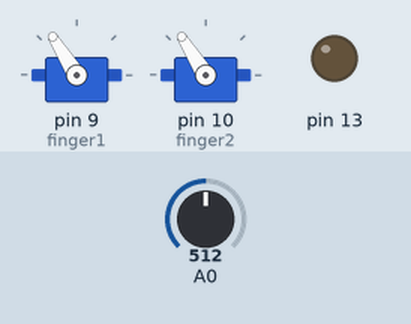
The sketch below on a simulated Arduino Nano, built with avr-gcc and run on an emulated ATmega328P. On the bench: 2 × servo, output pins drawn as LEDs (lit = HIGH). The test bench sets the inputs (shaded band); at power-on: A0 = 512.

Above: at 0.1 s.
At 25.0 s:
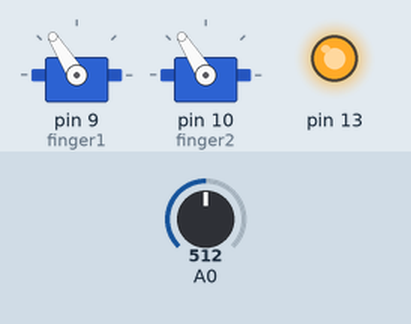
At 51.0 s:
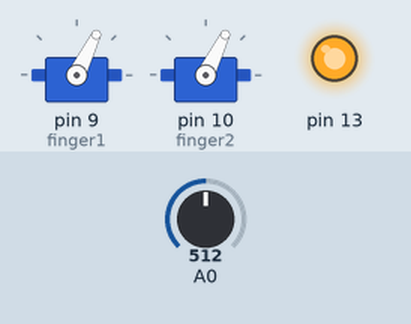
Timing chart, 0 to 52.5 s (numbered marks = the images above):
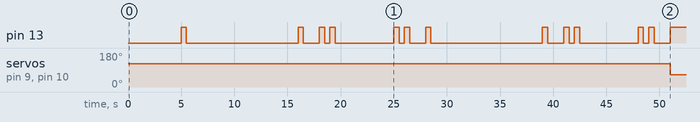

Measured:
- by itself, pin 13: HIGH → LOW at 5.5 s, → HIGH 10.5 s later, → LOW 0.50 s later, → HIGH 1.5 s later, … (24 changes in this stretch)
- by itself, servo on pin 9 (finger1), servo on pin 10 (finger2): 122° → 64° at 51.0 s

The sketch:

main.ino
```cpp
// (licence header left out)
/* This firmware implements a simple threshold-based myoelectric control system
that uses a Myoware EMG sensor as the control input. Instead of using the
hardware-processed EMG signal provided by the Myoware sensor, the raw EMG signal
is used. This signal is digitally processed to obtain a measure of its amplitude.
First, the signal baseline is lowered to 0 V and then rectified. Then, the running
moving average of the rectified signal is computed to have the amplitude of the
signal. This amplitude is compared to an activation threshold in order to move
a servomotor. */

#include <MyoControl.h>
#include <MsTimer2.h>
#include <Servo.h>

MyoControl emgSens1(A0);
MyoControl emgSens2(A1);

Servo finger1;
Servo finger2;

void sampling() {
    emgSens1.sampling();
    emgSens2.sampling();
}

void setup() {
    pinMode(13, OUTPUT);
    finger1.attach(9);
    finger2.attach(10);
    finger1.writeMicroseconds(1800);
    finger2.writeMicroseconds(1800);
    Serial.begin(115200);
    MsTimer2::set(1,sampling);
    MsTimer2::start();
    delay(5000);
    emgSens1.calibration();
    emgSens2.calibration();
}

void loop() {
    if(emgSens1.activation()) {
        finger1.writeMicroseconds(1200);
        digitalWrite(13, HIGH);
    }
    else {
        finger1.writeMicroseconds(1800);
        digitalWrite(13, LOW);
    }
    if(emgSens2.activation()) {
        finger2.writeMicroseconds(1200);
        digitalWrite(13, HIGH);
    }
    else {
        finger2.writeMicroseconds(1800);
        digitalWrite(13, LOW);
    }
}
```
